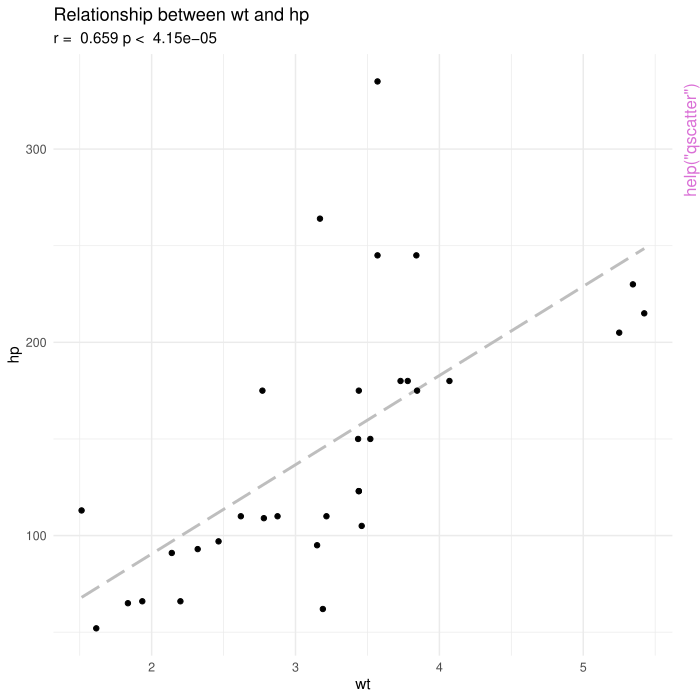

This chart was generated by the following R code:
pkgname <- "mytools"
source(file.path(R.home("share"), "R", "examples-header.R"))
options(warn = 1)
options(pager = "console")
base::assign(".ExTimings", "mytools-Ex.timings", pos = 'CheckExEnv')
base::cat("name\tuser\tsystem\telapsed\n", file=base::get(".ExTimings", pos = 'CheckExEnv'))
base::assign(".format_ptime",
function(x) {
  if(!is.na(x[4L])) x[1L] <- x[1L] + x[4L]
  if(!is.na(x[5L])) x[2L] <- x[2L] + x[5L]
  options(OutDec = '.')
  format(x[1L:3L], digits = 7L)
},
pos = 'CheckExEnv')

### * </HEADER>
library('mytools')

base::assign(".oldSearch", base::search(), pos = 'CheckExEnv')
base::assign(".old_wd", base::getwd(), pos = 'CheckExEnv')
cleanEx()
nameEx("qscatter")
### * qscatter

flush(stderr()); flush(stdout())

base::assign(".ptime", proc.time(), pos = "CheckExEnv")
### Name: qscatter
### Title: Quick scatter plot
### Aliases: qscatter

### ** Examples

qscatter(mtcars, wt, hp)




base::assign(".dptime", (proc.time() - get(".ptime", pos = "CheckExEnv")), pos = "CheckExEnv")
base::cat("qscatter", base::get(".format_ptime", pos = 'CheckExEnv')(get(".dptime", pos = "CheckExEnv")), "\n", file=base::get(".ExTimings", pos = 'CheckExEnv'), append=TRUE, sep="\t")
cleanEx()
nameEx("stats")
### * stats

flush(stderr()); flush(stdout())

base::assign(".ptime", proc.time(), pos = "CheckExEnv")
### Name: stats
### Title: Summary statistics
### Aliases: stats

### ** Examples

stats(mtcars, mpg, am)
stats(mtcars, mpg, am, vs)




base::assign(".dptime", (proc.time() - get(".ptime", pos = "CheckExEnv")), pos = "CheckExEnv")
base::cat("stats", base::get(".format_ptime", pos = 'CheckExEnv')(get(".dptime", pos = "CheckExEnv")), "\n", file=base::get(".ExTimings", pos = 'CheckExEnv'), append=TRUE, sep="\t")
### * <FOOTER>
###
cleanEx()
options(digits = 7L)
base::cat("Time elapsed: ", proc.time() - base::get("ptime", pos = 'CheckExEnv'),"\n")
grDevices::dev.off()
###
### Local variables: ***
### mode: outline-minor ***
### outline-regexp: "\\(> \\)?### [*]+" ***
### End: ***
quit('no')
